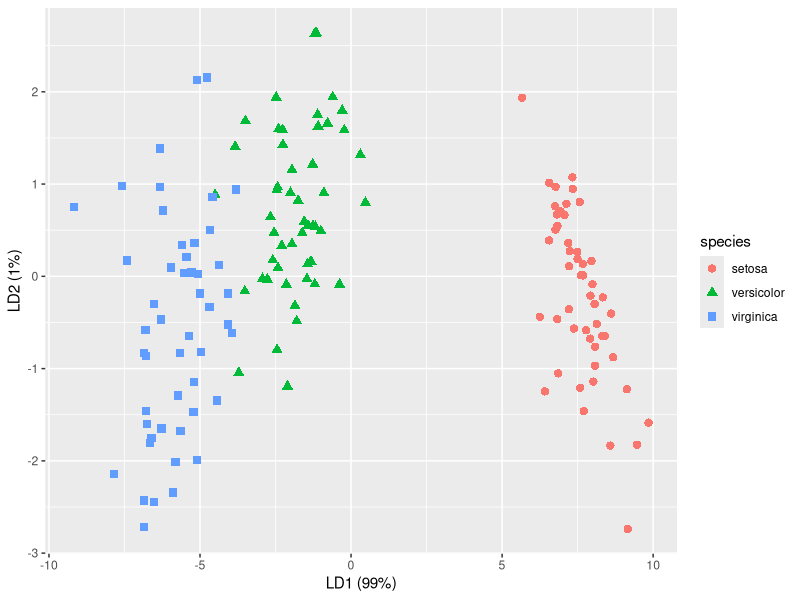
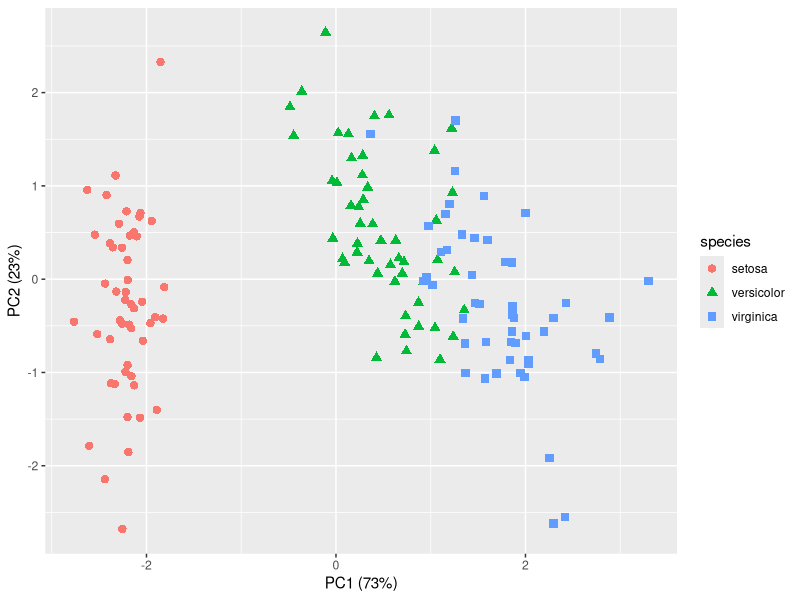
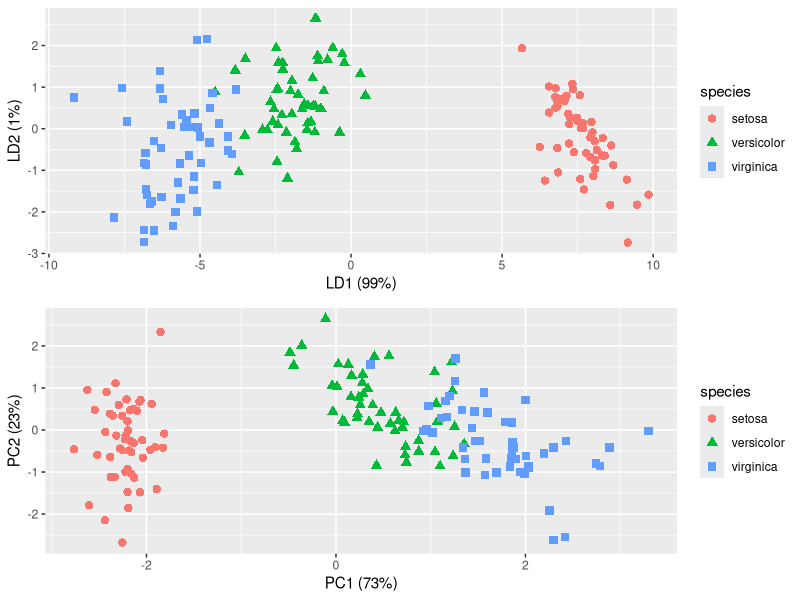

These charts were generated, in order, by the following R code:
#===========================================================================#
# fames-script3_lda_vs_pca_now_fames.R
#
# Use Martins code with NOW Fames dataset
#
# 1. Perform and annotate PCA
# 2. Perform and annotate LDA
# 3. Graphical comparisons of PCA and LDA
#
#===========================================================================#

require(MASS)
require(ggplot2)
require(scales)
require(gridExtra)

#-- 1. Perform and annotate PCA ---------------------------------------------

pca <- prcomp(iris[,-5], # drops Species, all numeric data frame
              center = TRUE,
              scale. = TRUE) 
## prcomp is base R. pca is a list with 5 objects

pca$sdev # num [1:4]
# [1] 1.7083611 0.9560494 0.3830886 0.1439265

pca$rotation #num, 1:4, 1:4]
#                     PC1         PC2        PC3        PC4
# Sepal.Length  0.5210659 -0.37741762  0.7195664  0.2612863
# Sepal.Width  -0.2693474 -0.92329566 -0.2443818 -0.1235096
# Petal.Length  0.5804131 -0.02449161 -0.1421264 -0.8014492
# Petal.Width   0.5648565 -0.06694199 -0.6342727  0.5235971

pca$center # Named num [1:4]
# Sepal.Length  Sepal.Width Petal.Length  Petal.Width 
#     5.843333     3.057333     3.758000     1.199333

pca$scale #  Named num [1:4]
# Sepal.Length  Sepal.Width Petal.Length  Petal.Width 
#    0.8280661    0.4358663    1.7652982    0.7622377 

head(pca$x,3) # num [1:150]
#            PC1        PC2         PC3          PC4
# [1,] -2.257141 -0.4784238  0.12727962  0.024087508
# [2,] -2.074013  0.6718827  0.23382552  0.102662845
# [3,] -2.356335  0.3407664 -0.04405390  0.028282305
# [4,] -2.291707  0.5953999 -0.09098530 -0.065735340
# [5,] -2.381863 -0.6446757 -0.01568565 -0.035802870
# [6,] -2.068701 -1.4842053 -0.02687825  0.006586116

## Proportion of between-class variance by components
prop.pca = pca$sdev^2/sum(pca$sdev^2)
prop.pca
# [1] 0.729624454 0.228507618 0.036689219 0.005178709

#-- 2. Perform and annotate LDA ---------------------------------------------

lda <- MASS::lda(Species ~ ., 
                 iris, 
                 prior = c(1,1,1)/3)
# lda is a list of 10 objects

prop.lda = lda$svd^2/sum(lda$svd^2)
prop.lda
# [1] 0.991212605 0.008787395

plda <- predict(object = lda,
                newdata = iris) # plda is a list of three objects

plda$class # factor w 3 levels, 150 obs

head(plda$posterior,2) # posterior prob. by classification
#   setosa   versicolor    virginica
# 1      1 3.896358e-22 2.611168e-42
# 2      1 7.217970e-18 5.042143e-37

head(plda$x) # score on two axes
#        LD1        LD2
# 1 8.061800  0.3004206
# 2 7.128688 -0.7866604

#-- 3. Graphical comparisons of PCA and LDA -----------------------------------

dataset = data.frame(species = iris[,"Species"], # take single col frm src dat
                     pca = pca$x, lda = plda$x)

p1 <- ggplot(dataset) + geom_point(aes(lda.LD1, lda.LD2, colour = species, shape = species), size = 2.5) + 
  labs(x = paste("LD1 (", percent(prop.lda[1]), ")", sep=""),
       y = paste("LD2 (", percent(prop.lda[2]), ")", sep=""))
p1

p2 <- ggplot(dataset) + geom_point(aes(pca.PC1, pca.PC2, colour = species, shape = species), size = 2.5) +
  labs(x = paste("PC1 (", percent(prop.pca[1]), ")", sep=""),
       y = paste("PC2 (", percent(prop.pca[2]), ")", sep=""))
p2

x <- grid.arrange(p1, p2)
ggsave("x.jpg", plot = x, device = "jpg", path = "C:/Users/Charles.Burks/Desktop/")
# from gridExtra. Not clear how to save this
# http://www.sthda.com/english/articles/24-ggpubr-publication-ready-plots/81-ggplot2-easy-way-to-mix-multiple-graphs-on-the-same-page/
# https://rpkgs.datanovia.com/ggpubr/reference/ggarrange.html